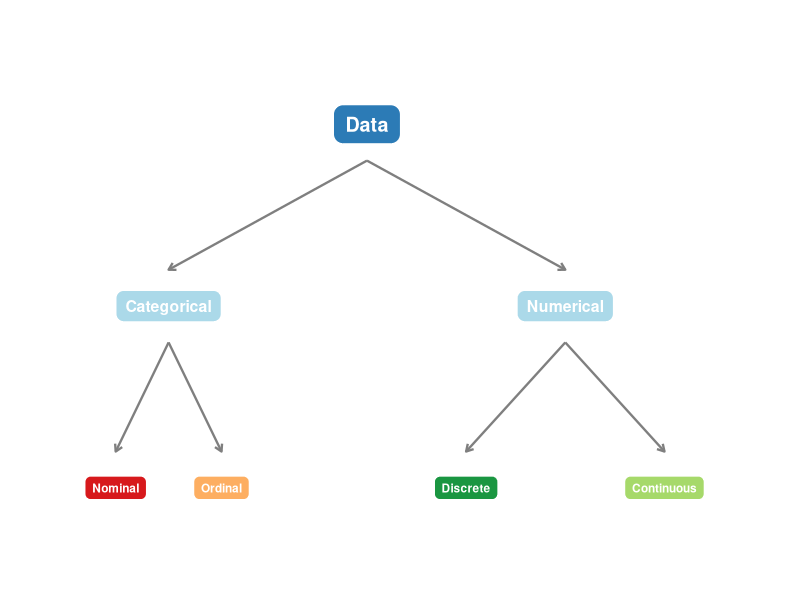
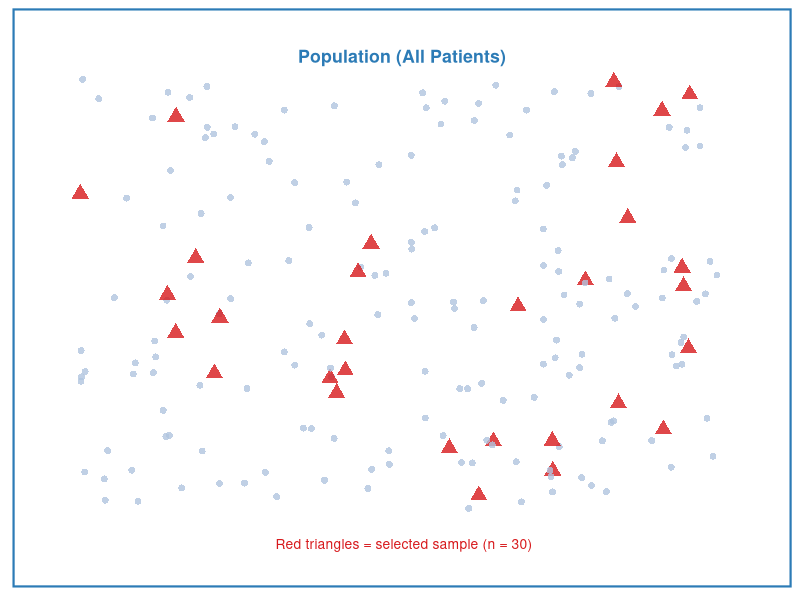

Source code (R) for these figures, in order:
## ---- chunk 1
#| label: setup
#| include: false

library(ggplot2)
library(knitr)
library(kableExtra)
## ---- chunk 2
#| label: fig-data-types
#| fig-cap: "Classification of Data Types in Health Science"
#| fig-align: center
#| fig-height: 4
#| fig-width: 8

# Simple diagram using ggplot
library(ggplot2)

df <- data.frame(
  x =    c(5,   2,   8,   1.2, 2.8,  6.5, 9.5),
  y =    c(4,   2.5, 2.5, 1,   1,    1,   1),
  label = c("Data",
            "Categorical",
            "Numerical",
            "Nominal",
            "Ordinal",
            "Discrete",
            "Continuous"),
  size = c(6, 5, 5, 4, 4, 4, 4)
)

arrows_df <- data.frame(
  x =    c(5,   5,   2,   2,   8,   8),
  xend = c(2,   8,   1.2, 2.8, 6.5, 9.5),
  y =    c(3.7, 3.7, 2.2, 2.2, 2.2, 2.2),
  yend = c(2.8, 2.8, 1.3, 1.3, 1.3, 1.3)
)

ggplot() +
  geom_segment(data = arrows_df,
               aes(x = x, xend = xend, y = y, yend = yend),
               arrow = arrow(length = unit(0.2, "cm")),
               color = "gray50", linewidth = 0.8) +
  geom_label(data = df,
             aes(x = x, y = y, label = label),
             fill = c("#2c7bb6","#abd9e9","#abd9e9",
                      "#d7191c","#fdae61","#1a9641","#a6d96a"),
             color = "white",
             fontface = "bold",
             size = df$size - 1,
             label.r = unit(0.4, "lines"),
             label.padding = unit(0.5, "lines")) +
  xlim(0, 11) + ylim(0.3, 4.8) +
  theme_void()
## ---- chunk 3
#| label: tbl-terms
#| tbl-cap: "Important Statistical Terms"

terms <- data.frame(
  Term = c("Population",
           "Sample",
           "Parameter",
           "Statistic",
           "Variable",
           "Observation"),
  Definition = c(
    "The entire group of interest",
    "A selected subset of the population",
    "A numerical summary describing the population (e.g., population mean mu)",
    "A numerical summary calculated from the sample (e.g., sample mean xbar)",
    "A characteristic being measured or observed (e.g., age, blood pressure)",
    "A single recorded value for one individual"
  ),
  `Health Example` = c(
    "All nurses working in Thailand",
    "500 nurses randomly selected from 10 hospitals",
    "The true average age of ALL nurses in Thailand",
    "The average age calculated from our 500 nurses",
    "Age, gender, years of experience, ward type",
    "Nurse A: age = 28, female, 3 years experience"
  )
)

kable(terms, col.names = c("Term", "Definition", "Health Science Example"),
      align = c("l","l","l")) |>
  kable_styling(bootstrap_options = c("striped","hover","bordered"),
                full_width = FALSE, font_size = 13) |>
  column_spec(1, bold = TRUE, color = "#2c7bb6")
## ---- chunk 4
#| label: fig-pop-sample
#| fig-cap: "The sample is drawn from the population and used to make inferences"
#| fig-align: center
#| fig-height: 4
#| fig-width: 7

set.seed(42)
n_pop <- 200
pop <- data.frame(
  x = runif(n_pop, 0, 10),
  y = runif(n_pop, 0, 10),
  group = "Population"
)

sample_idx <- sample(1:n_pop, 30)
pop$group[sample_idx] <- "Sample"

ggplot(pop, aes(x = x, y = y, color = group, size = group, shape = group)) +
  geom_point(alpha = 0.8) +
  scale_color_manual(values = c("Population" = "#b0c4de", "Sample" = "#d7191c")) +
  scale_size_manual(values = c("Population" = 2, "Sample" = 4)) +
  scale_shape_manual(values = c("Population" = 16, "Sample" = 17)) +
  annotate("text", x = 5, y = 10.5,
           label = "Population (All Patients)",
           size = 4.5, fontface = "bold", color = "#2c7bb6") +
  annotate("text", x = 5, y = -0.8,
 label = " Red triangles = selected sample (n = 30)",
           size = 3.5, color = "#d7191c") +
  theme_minimal(base_size = 12) +
  theme(legend.position = "none",
        axis.text = element_blank(),
        axis.title = element_blank(),
        axis.ticks = element_blank(),
        panel.grid = element_blank(),
        panel.border = element_rect(color = "#2c7bb6", fill = NA, linewidth = 1.5)) +
  xlim(-0.5, 10.5) + ylim(-1.2, 11)
